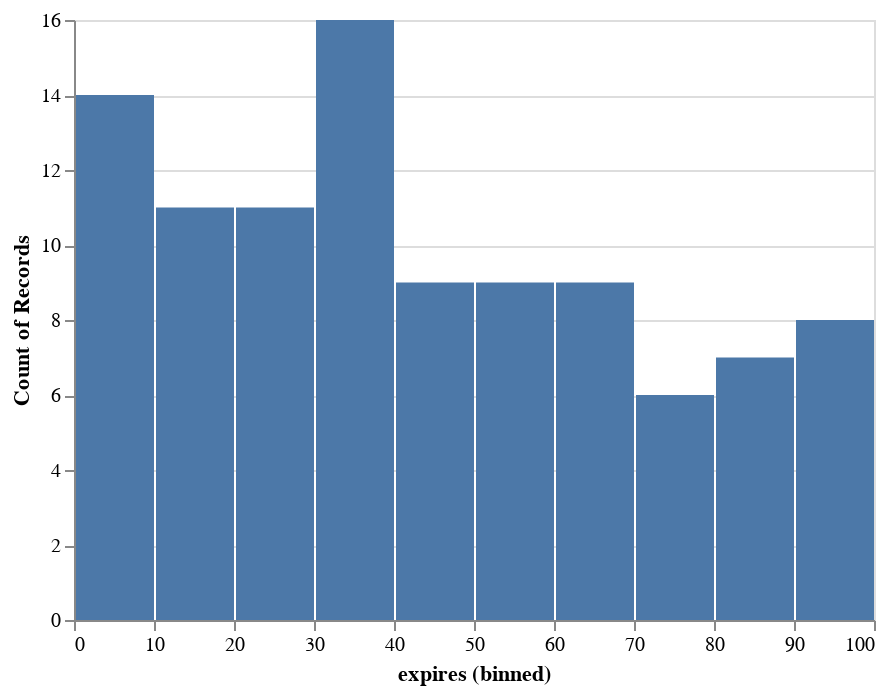

The cell this chart's notebook holds for it:
### Code cell
# let's plot the distribution of expirations
alt.Chart(robots).mark_bar().encode(
    alt.X("expires:Q", bin=True),
    y='count()',
)

### Figure 1 — Vega-Lite specification as saved in the notebook (floating-point values rounded to 4 significant figures; data arrays with more than 128 entries replaced by an {"elided": "..."} marker saying what was removed)
{"config": {"view": {"continuousWidth": 400, "continuousHeight": 300}}, "data": {"name": "data-68fa7a29becc40661bb7dc0ddf558452"}, "mark": "bar", "encoding": {"x": {"bin": true, "field": "expires", "type": "quantitative"}, "y": {"aggregate": "count", "type": "quantitative"}}, "$schema": "https://vega.github.io/schema/vega-lite/v4.17.0.json", "datasets": {"data-68fa7a29becc40661bb7dc0ddf558452": {"elided": "153 records"}}}
